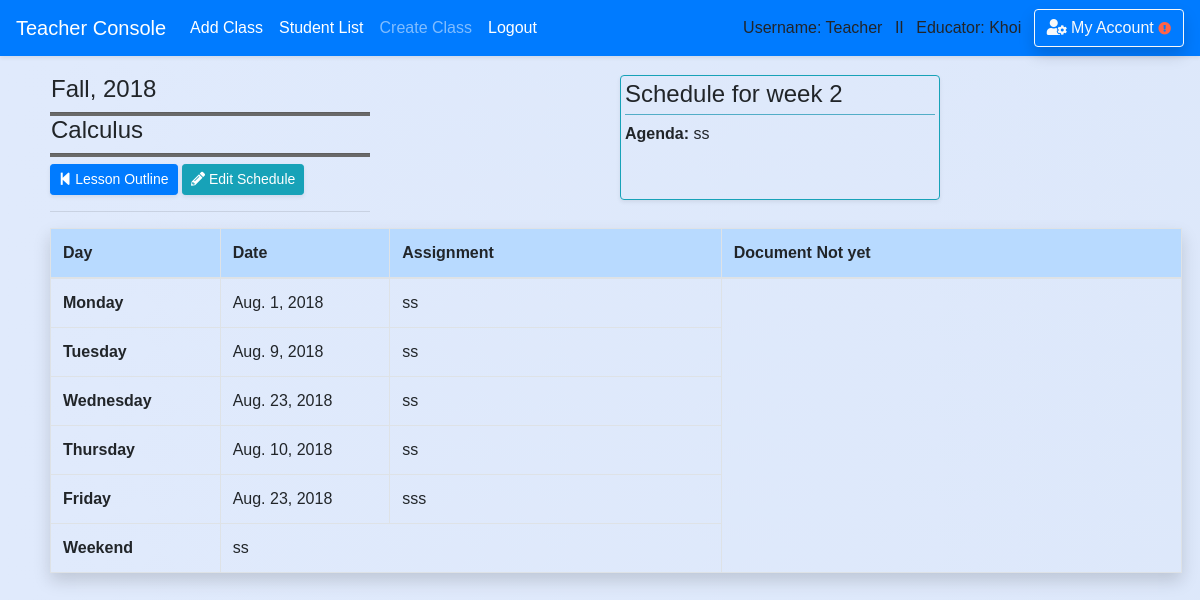
Screenshot of /teacher/lesson_plan/weekly_lesson_plan/1 (signed in) with the database file from the repository.
### school_app/models.py (models this page shows, shortened)
class Course(models.Model):
    course_number = models.CharField(max_length=20,default='12345678')
    abbreviated_title = models.CharField(max_length=150,default='')
    course_title = models.CharField(max_length=250,default='') #,unique=True)
    maximum_credit = models.CharField(max_length=10,default='')
    semester = models.CharField(max_length=50,default='')
    year = models.CharField(max_length=4,default='')
    teacher_name = models.CharField(max_length=50,default='')
    description = models.CharField(max_length=450,default='')
    is_archive = models.BooleanField(default=False)
    department = models.ForeignKey('Department',blank=True, null=True, on_delete = models.SET_NULL, related_name='belong_in_department')
    teacher = models.ForeignKey('Teacher',blank=True, null=True, on_delete = models.SET_NULL, related_name='course_by_teacher')
    create_date = models.DateField(auto_now_add=True , blank=True,null=True,)

class Lesson_plan(models.Model):
    course_title = models.CharField(max_length=50,default='')
    teacher_idx = models.CharField(max_length=10,default='')
    week_number = models.CharField(max_length=10,default='')
    agenda = models.CharField(max_length=450,default='Agenda Goes Here')
    monday_date = models.DateField(blank=True, null=True)
    tuesday_date = models.DateField(blank=True, null=True)
    wednesday_date = models.DateField(blank=True, null=True)
    thursday_date = models.DateField(blank=True, null=True)
    friday_date= models.DateField(blank=True, null=True)
    monday_assignment = models.CharField(max_length=400,default='a')
    tuesday_assignment= models.CharField(max_length=400,default='s')
    wednesday_assignment= models.CharField(max_length=400,default='d')
    thursday_assignment= models.CharField(max_length=400,default='f')
    friday_assignment= models.CharField(max_length=400,default='g')
    weekend_assignment = models.CharField(max_length=300,default='h')
    teacher = models.ForeignKey('Teacher',blank=True, null=True, on_delete = models.SET_NULL)
    course = models.ForeignKey('Course',blank=True, null=True, on_delete = models.SET_NULL)
    last_modifield = models.DateTimeField(auto_now=True, blank=True,null=True,)
    create_date = models.DateField(auto_now_add=True, blank=True,null=True,)

### school_app/views_logged.py (the view)
# urls.py: path('teacher/lesson_plan/weekly_lesson_plan/<int:lesson_plan_id>',views_logged.weekly_lesson_plan, name='weekly_lesson_plan'),
@require_http_methods(["GET"])
def weekly_lesson_plan(request,lesson_plan_id=None): #view individual plan by id
    if is_login(request) == False:
        return redirect('/login')
    if is_login(request) == True:
        if request.user.profile.is_teacher == False:
            messages.warning(request, "You don't have Instructor's Privilege!")
            return redirect('/')
        lesson_plan = Lesson_plan.objects.filter(id=lesson_plan_id).first()
        course = lesson_plan.course
        return render(request,'teacher/lesson_plan/view_individual_lesson_plan.html',
        {'course':course,'lesson_plan':lesson_plan})

### school_app/views_functions.py (called while the page is built)
def is_login(request):
    if not request.user.is_authenticated:
        messages.warning(request, "Please Login or Create an Account.")
        return False
    return True

### school_app/templates/teacher/lesson_plan/view_individual_lesson_plan.html (shortened to what this page needs)
{% extends 'base.html' %}
{% block content %}
<div class='content' >
  <div class="container-fuild form-row" style="width:100%">
    <div class="col-md-6">
        <div style="width: 320px">
        <h4 style='padding-left: 1px'>{{ course.semester }}, {{ course.year }}</h4>
        <hr class='hr-line'/>
        <h4 style='padding-left: 1px'>{{course.course_title}}</h4>
        <hr class='hr-line'/>
        <a href='{% url "view_lesson_plan" course_id=course.id %}' class="btn btn-sm btn-primary shadow-sm" ><i class="fas fa-step-backward"></i> Lesson Outline</a>
        <a href='{% url "edit_lesson_plan" lesson_plan_id=lesson_plan.id %}' class="btn btn-info btn-sm shadow-sm" role="button"><i class="fas fa-pencil-alt"></i> Edit Schedule</a>
        <hr/>
    </div></div>
    <div class="col-md-6 mb-3">
        <div class="rounded border border-info shadow-sm" style="width: 320px">
        <div class="mr-1 mt-1 ml-1">
        <h4> Schedule for week {{ lesson_plan.week_number }}</h4>
        <hr style='margin-top:-3px; background-color: #5bc0de;' />
        <h6 style='margin-top:-7px'><strong>Agenda:</strong> {{ lesson_plan.agenda }}</h6><br><br>
    </div></div></div>
  </div>
        <div class='mr-2'>
          <table class="table table-hover table-bordered  shadow">
            <thead class='table-primary'>
            <tr>
              <th scope="col" style="width: 15%">Day</th>
              <th scope="col" style="width: 15%">Date</th>
              <th scope="col">Assignment</th>
              <th scope="col">Document Not yet</th>
            </tr>
            </thead>
            <tbody>
            <tr>
              <th scope="row">Monday</th>
              <td>{{ lesson_plan.monday_date }}</td>
              <td>{{ lesson_plan.monday_assignment }}</td>
            </tr>
            <tr>
              <th scope="row">Tuesday</th>
              <td>{{ lesson_plan.tuesday_date }}</td>
              <td>{{ lesson_plan.tuesday_assignment}}</td>
            </tr>
            <tr>
              <th scope="row">Wednesday</th>
              <td>{{ lesson_plan.wednesday_date }}</td>
              <td>{{ lesson_plan.wednesday_assignment}}</td>
            </tr>
              <th scope="row">Thursday</th>
              <td>{{ lesson_plan.thursday_date }}</td>
              <td>{{ lesson_plan.thursday_assignment}}</td>
            <tr>
              <th scope="row">Friday</th>
              <td>{{ lesson_plan.friday_date }}</td>
              <td>{{ lesson_plan.friday_assignment}}</td>
            </tr>
            <tr>
              <th scope="row">Weekend</th>
              <td colspan="2">{{ lesson_plan.weekend_assignment }}</td>
            </tr>
            </tbody>
          </table></div>
        <br>
</div></div>
{% endblock %}

### school_app/templates/base.html (shortened to what this page needs)
<!doctype html>
<html>
    <head>
{% load static %}
        <link rel="stylesheet" type="text/css" href="{% static 'school_app/style.css' %}" />
        <link rel="stylesheet" href="https://stackpath.bootstrapcdn.com/bootstrap/4.1.0/css/bootstrap.min.css">
        <link rel="stylesheet" href="https://use.fontawesome.com/releases/v5.0.13/css/all.css">
    </head>
{% if request.user.profile.is_teacher %}
  <body class='body-teacher'>
{% else %}
  <body>
{% endif %}<header>
<nav class="navbar navbar-expand-lg navbar-dark bg-primary shadow-sm fixed-top">
    <a class="navbar-brand" href="/teacher">Teacher Console</a>
    <div class="navbar-collapse collapse show" id="navbarColor02" style="">
      <ul class="navbar-nav mr-auto">
        <li class="nav-item active">
          <a class="nav-link" href="/teacher/add_class">Add Class<span class="sr-only">(current)</span></a>
        </li>
        <li class="nav-item active">
          <a class="nav-link" href="/teacher/student_list">Student List<span class="sr-only">(current)</span></a>
        </li>
        <li class="nav-item">
          <a class="nav-link" href="/teacher/add_class">Create Class</a>
        </li>
        <li class="nav-item active">
          <a class="nav-link" href="{% url 'logout' %}">Logout</a>
        </li>
      </ul>
      {% if request.user.username %}
          Username: {{ request.user.username }} &ensp;II&ensp;
      {% endif %}
      {% if request.user.profile.is_teacher %}
          Educator: {{request.user.first_name}} &ensp;
      {% endif %}
      <a href='/account_management/' class='btn btn-outline-light shadow'>
         <i class="fas fa-user-cog"></i> My Account
      {% if user.profile.home_address == '' or user.profile.phone_number == '' or user.profile.emergency_contact == '' or user.email == '' or user.profile.birth_date == '' %}
        <i class="fas fa-exclamation-circle small" style='color:tomato'></i>
      {% endif %}
      </a>
    </div>
  </nav>
    </header>
    <div class='' style='padding-top:45px'>
    {% block content %}
    {% endblock %}
</body>
</html>

### school_app/static/school_app/style.css (style rules this page uses)
.body-teacher { font-family:sans-serif; background: linear-gradient(to right, #e0eafc, #cfdef3); background-size: 600% 100%; }
.content { padding-top: 30px; padding-left:50px; padding-right:10px; }
.hr-line { height: 1px; background-color: dimgrey; padding: 1px; margin: 0px; }

### school_app/templates/base.html (style rules this page uses)
form,h1,ul { padding-left: 30px; padding-right:20px; }

### rows the page displays
Course: semester "Fall", year "2018", course_title "Calculus"
Lesson_plan: week_number "2", agenda "ss", monday_date "Aug. 1, 2018", monday_assignment "ss", tuesday_date "Aug. 9, 2018", tuesday_assignment "ss", wednesday_date "Aug. 23, 2018", wednesday_assignment "ss", thursday_date "Aug. 10, 2018", thursday_assignment "ss", friday_date "Aug. 23, 2018", friday_assignment "sss", weekend_assignment "ss"

### other values shown
{{ request.user.username }} "Teacher"
{{ request.user.first_name }} "Khoi"
